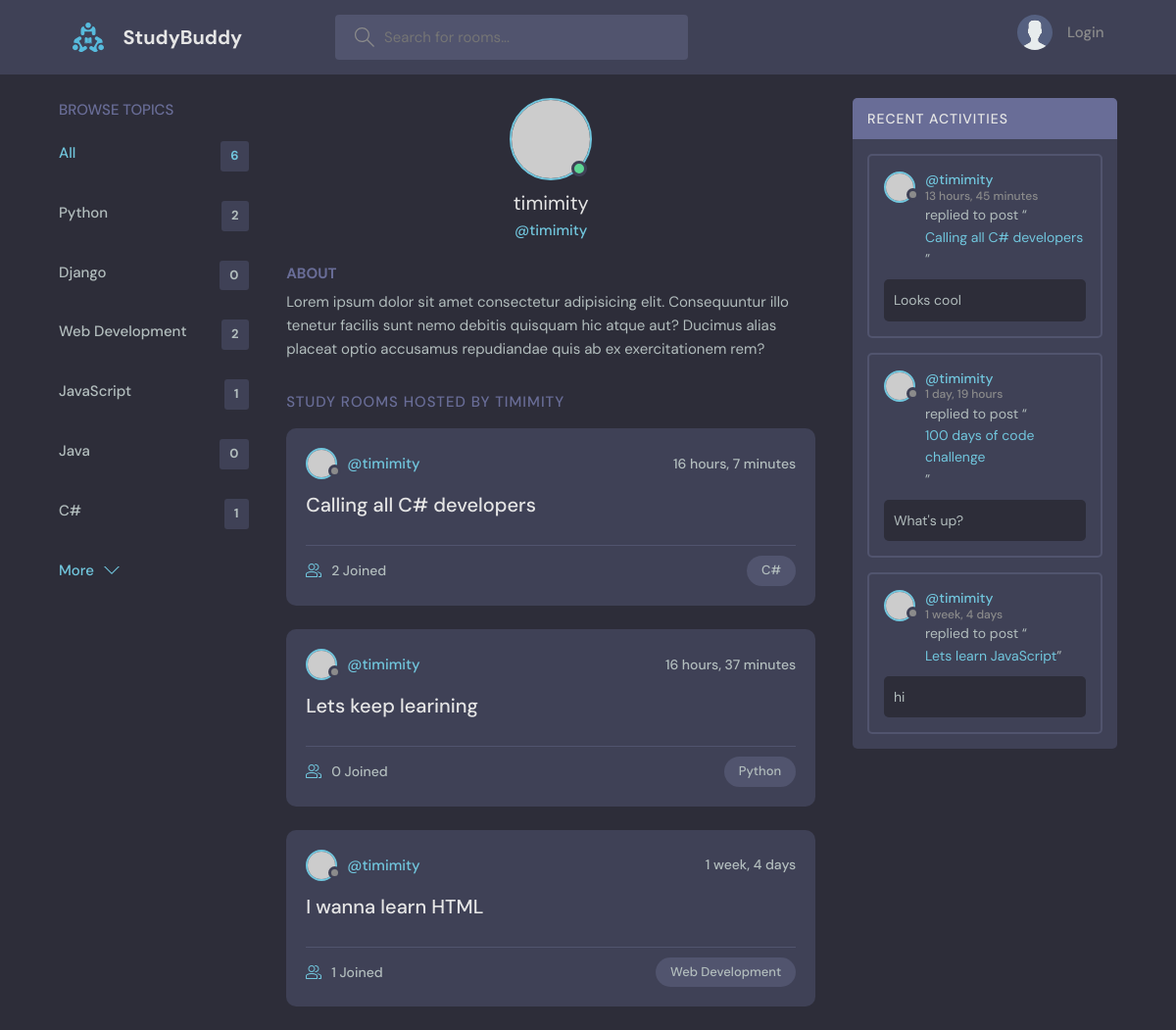
The app's page /profile/2/ with its own data.
### base/models.py (models this page shows, shortened)
class Topic(models.Model):
    name = models.CharField(max_length=200)

class Room(models.Model):
    host = models.ForeignKey(User, on_delete=models.SET_NULL, null=True)
    topic = models.ForeignKey(Topic, on_delete=models.SET_NULL, null=True)
    name = models.CharField(max_length=200)
    description = models.TextField(null=True, blank=True)
    participants = models.ManyToManyField(User, related_name='participants', blank=True)
    updated = models.DateTimeField(auto_now=True)
    created = models.DateTimeField(auto_now_add=True)
    class Meta:
        ordering = ['-updated', '-created']

class Message(models.Model):
    user = models.ForeignKey(User, on_delete=models.CASCADE)
    room = models.ForeignKey(Room, on_delete=models.CASCADE)
    body = models.TextField()
    updated = models.DateTimeField(auto_now=True)
    created = models.DateTimeField(auto_now_add=True)
    class Meta:
        ordering = ['-updated', '-created']

### base/views.py (the view)
# urls.py: path('profile/<str:pk>/', views.userProfile, name='user-profile'),
def userProfile(request, pk):
    user = User.objects.get(pk=pk)
    rooms = user.room_set.all()
    room_messages = user.message_set.all()
    topics = Topic.objects.all()
    context = {'user': user, 'rooms': rooms, 'room_messages': room_messages, 'topics': topics}
    return render(request, 'base/profile.html', context)

### base/templates/base/profile.html (shortened to what this page needs)
{% extends 'main.html' %}
{%  block content %}
  <main class="profile-page layout layout--3">
    <div class="container">
        {% include 'base/topics_component.html' %}
      <div class="roomList">
        <div class="profile">
          <div class="profile__avatar">
            <div class="avatar avatar--large active">
              <img src="https://randomuser.me/api/portraits/men/11.jpg" />
            </div>
          </div>
          <div class="profile__info">
            <h3>{{ user.username}}</h3>
            <p>@{{ user.username}}</p>
          </div>
          <div class="profile__about">
            <h3>About</h3>
            <p>
              Lorem ipsum dolor sit amet consectetur adipisicing elit. Consequuntur illo tenetur
              facilis sunt nemo debitis quisquam hic atque aut? Ducimus alias placeat optio
              accusamus repudiandae quis ab ex exercitationem rem?
            </p>
          </div>
        </div>
        <div class="roomList__header">
          <div>
            <h2>Study Rooms Hosted by {{ user.username }}</a>
            </h2>
          </div>
        </div>
            {%  include 'base/feed_component.html' %}
      </div>
        {% include 'base/activity_component.html' %}
    </div>
  </main>
{% endblock %}

### base/templates/base/topics_component.html
<div class="topics">
          <div class="topics__header">
            <h2>Browse Topics</h2>
          </div>
          <ul class="topics__list">
            <li>
              <a href="{% url 'home' %}" class="active">All <span>{{ topics.count }}</span></a>
            </li>
              {% for topic in topics %}
            <li>
              <a href="{% url 'home' %}?q={{ topic.name }}">{{ topic.name }} <span>{{ topic.room_set.all.count }}</span></a>
            </li>
              {% endfor %}
          </ul>
          <a class="btn btn--link" href="{% url 'topics' %}">
            More
            <svg version="1.1" xmlns="http://www.w3.org/2000/svg" width="32" height="32" viewBox="0 0 32 32">
              <title>chevron-down</title>
              <path d="M16 21l-13-13h-3l16 16 16-16h-3l-13 13z"></path>
            </svg>
          </a>
</div>

### base/templates/base/feed_component.html (shortened to what this page needs)
{% for room in rooms %}
    <div class="roomListRoom">
            <div class="roomListRoom__header">
              <a href="{% url 'user-profile' room.host.id %}" class="roomListRoom__author">
                <div class="avatar avatar--small">
                  <img src="https://randomuser.me/api/portraits/women/11.jpg" />
                </div>
                  <span>@{{ room.host.username }}</span>
              </a>
              <div class="roomListRoom__actions">
                <span>{{ room.created|timesince }}</span>
              </div>
            </div>
            <div class="roomListRoom__content">
              <a href="{% url 'room' room.id %}">{{ room.name}}</a>
            </div>
            <div class="roomListRoom__meta">
              <a href="{% url 'room' room.id %}" class="roomListRoom__joined">
                  {{ room.participants.all.count}} Joined
              </a>
              <p class="roomListRoom__topic">{{ room.topic.name }}</p>
            </div>
          </div>
{%  endfor %}

### base/templates/base/activity_component.html (shortened to what this page needs)
<div class="activities">
          <div class="activities__header">
            <h2>Recent Activities</h2>
          </div>
    {% for message in room_messages %}
          <div class="activities__box">
            <div class="activities__boxHeader roomListRoom__header">
              <a href="{% url 'user-profile' message.user.id %}" class="roomListRoom__author">
                <div class="avatar avatar--small">
                  <img src="https://randomuser.me/api/portraits/women/11.jpg" />
                </div>
                <p>
                    @{{message.user}}
                  <span> {{ message.created|timesince }}</span>
                </p>
              </a>
            </div>
            <div class="activities__boxContent">
              <p>replied to post “<a href="{% url 'room' message.room.id %}">{{ message.room.name}}</a>”</p>
              <div class="activities__boxRoomContent">
                {{ message.body }}
              </div>
            </div>
          </div>
    {% endfor %}
        </div>

### records on screen
Topic: name "Python", room_set.all.count "2"
Topic: name "Django", room_set.all.count "0"
Topic: name "Web Development", room_set.all.count "2"
Topic: name "JavaScript", room_set.all.count "1"
Topic: name "Java", room_set.all.count "0"
Topic: name "C#", room_set.all.count "1"
Room: host.username "timimity", created "16 hours, 7 minutes", name "Calling all C# developers", participants.all.count "2", topic.name "C#"
Room: host.username "timimity", created "16 hours, 37 minutes", name "Lets keep learining", participants.all.count "0", topic.name "Python"
Room: host.username "timimity", created "1 week, 4 days", name "I wanna learn HTML", participants.all.count "1", topic.name "Web Development"
Message: user "timimity", created "13 hours, 45 minutes", room.name "Calling all C# developers", body "Looks cool"
Message: user "timimity", created "1 day, 19 hours", room.name "100 days of code challenge", body "What's up?"
Message: user "timimity", created "1 week, 4 days", room.name "Lets learn JavaScript", body "hi"

### other values on screen
{{ topics.count }} "6"
{{ user.username }} "timimity"
{{ user.username }} "TIMIMITY"
